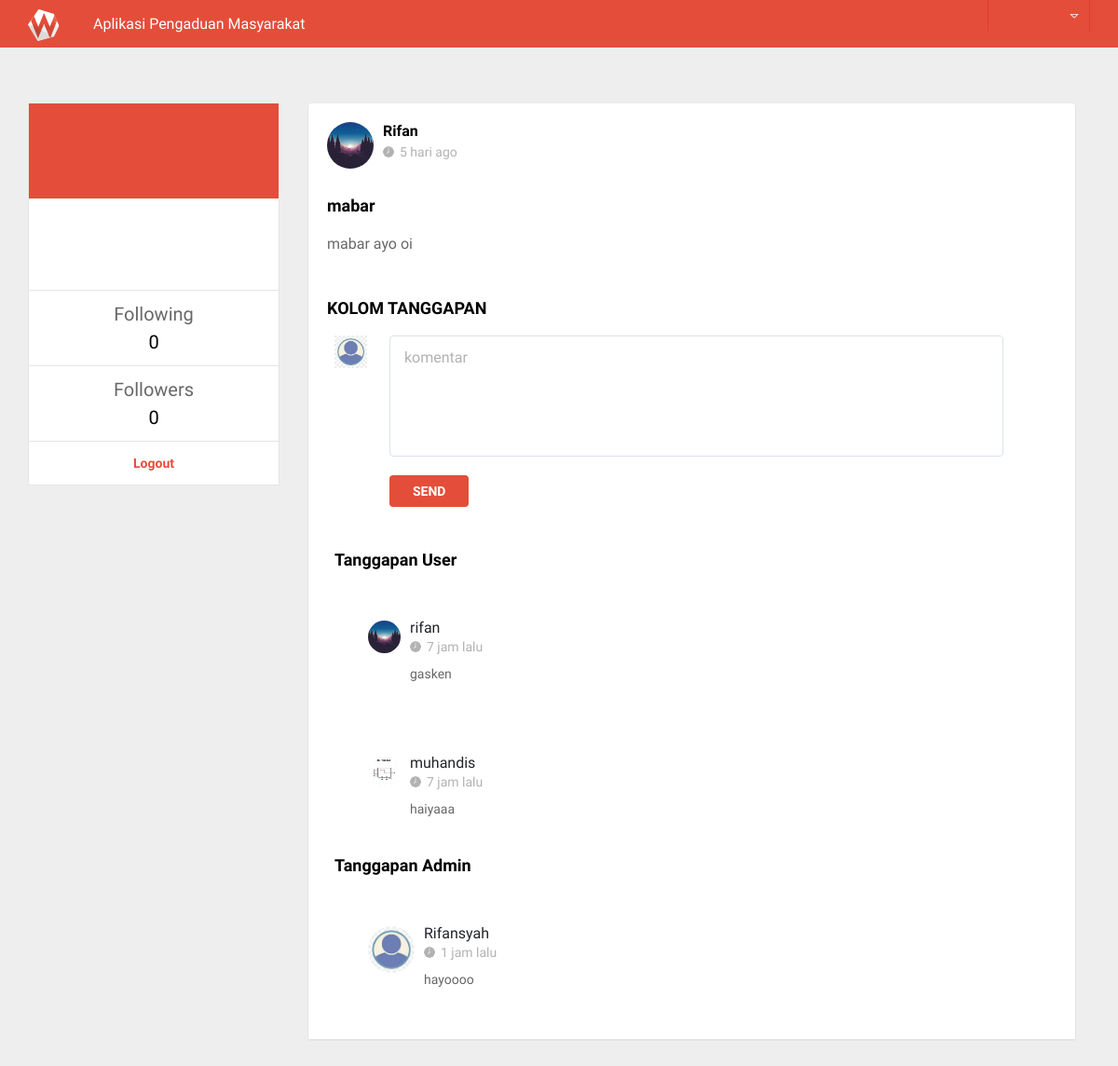
Page /tanggapan.php?id=24 on the committed database.
### tables this page shows
CREATE TABLE `tb_pengaduan` (
  `id_pengaduan` int(11) NOT NULL,
  `id_user` int(11) NOT NULL,
  `judul_pengaduan` text NOT NULL,
  `isi_pengaduan` varchar(50) NOT NULL,
  `gambar_pengaduan` varchar(255) NOT NULL,
  `tgl_pengaduan` datetime NOT NULL
);

CREATE TABLE `tb_user` (
  `id_user` int(11) NOT NULL,
  `kode` varchar(40) NOT NULL,
  `nama_user` varchar(50) NOT NULL,
  `pekerjaan` varchar(50) NOT NULL,
  `email` varchar(30) NOT NULL,
  `no_hp` varchar(30) NOT NULL,
  `foto` varchar(50) NOT NULL
);

CREATE TABLE `tb_tanggapan_user` (
  `id_tanggapan_user` int(11) NOT NULL,
  `id_user` int(11) NOT NULL,
  `id_pengaduan` int(11) NOT NULL,
  `isi_tanggapan_user` text NOT NULL,
  `tgl_tanggapan_user` timestamp NOT NULL DEFAULT current_timestamp() ON UPDATE current_timestamp()
);

CREATE TABLE `tb_tanggapan` (
  `id_tanggapan` int(11) NOT NULL,
  `id_admin` int(11) NOT NULL,
  `id_pengaduan` int(11) NOT NULL,
  `isi_tanggapan` text NOT NULL,
  `tgl_tanggapan` datetime NOT NULL DEFAULT current_timestamp()
);

### public/time.php (called while the page is built)
<?php
function TimeAgo ($oldTime, $date) {
$tz = 'Asia/Jakarta';
$dt = new DateTime("now", new DateTimeZone($tz));
$date = $dt->format('Y-m-d G:i:s');
$timeCalc = strtotime($date) - strtotime($oldTime);
if ($timeCalc >= (60*60*24*30*12*2)){
	$timeCalc = intval($timeCalc/60/60/24/30/12) . " tahun lalu";
	}else if ($timeCalc >= (60*60*24*30*12)){
		$timeCalc = intval($timeCalc/60/60/24/30/12) . " tahun lalu";
	}else if ($timeCalc >= (60*60*24*30*2)){
		$timeCalc = intval($timeCalc/60/60/24/30) . " bulan lalu";
	}else if ($timeCalc >= (60*60*24*30)){
		$timeCalc = intval($timeCalc/60/60/24/30) . " bulan ago";
	}else if ($timeCalc >= (60*60*24*2)){
		$timeCalc = intval($timeCalc/60/60/24) . " hari ago";
	}else if ($timeCalc >= (60*60*24)){
		$timeCalc = " Yesterday";
	}else if ($timeCalc >= (60*60*2)){
		$timeCalc = intval($timeCalc/60/60) . " jam lalu";
	}else if ($timeCalc >= (60*60)){
		$timeCalc = intval($timeCalc/60/60) . " jam lalu";
	}else if ($timeCalc >= 60*2){
		$timeCalc = intval($timeCalc/60) . " menit lalu";
	}else if ($timeCalc >= 60){
		$timeCalc = intval($timeCalc/60) . " menit lalu";
	}else if ($timeCalc > 5){
		$timeCalc .= " detik lalu";
	}else if ($timeCalc < 1){
		$timeCalc .= " Just Now";
	}
return $timeCalc;
}
?>

### public/tanggapan.php (the view, shortened to what this page needs)
<?php @session_start();
 include "header.php"; ?>
<main>
<div class="main-section">
<div class="container">
<div class="main-section-data">
<div class="row">
<div class="col-lg-3 col-md-4 pd-left-none no-pd">
	<div class="main-left-sidebar no-margin">
		<div class="user-data full-width">
            <?php include "sidebar.php"; ?>
        </div>
	</div>
</div>
<div class="col-lg-9 col-md-8 no-pd">
    <div class="main-ws-sec">
    <?php include "time.php";  ?>
    <?php
        $id = $_GET["id"];
			$a = $koneksi->query("SELECT tb_pengaduan.tgl_pengaduan,
				tb_pengaduan.judul_pengaduan,tb_pengaduan.isi_pengaduan,tb_pengaduan.id_pengaduan,tb_pengaduan.gambar_pengaduan,
				tb_pengaduan.id_user,tb_user.nama_user,tb_user.foto
				FROM(tb_pengaduan LEFT JOIN tb_user ON tb_pengaduan.id_user=
					tb_user.id_user) WHERE id_pengaduan = $id
				");
				$ta = $a->fetch_array();
			?>
    <div class="post-bar">
			<div class="post_topbar">
				<div class="usy-dt">
						<?php
							if ($ta["foto"] != "") {
								 echo "<img src='foto/".$ta["foto"]."' width='50' height='50'/>";
							} else {
								echo "<img src='../img/avatar.png' width='50' height='50'/>";
							}
						?>
						<div class="usy-name">
							<h3>
								<?php
									echo $ta["nama_user"];
								?>
							</h3>
							<span><img src="images/clock.png" alt="">
								<?php
								$date = $ta["tgl_pengaduan"];
								echo TimeAgo($date, date("Y-m-d H:i:s"));
								 ?>
						</span>
						</div>
					</div>
                </div>
				<div class="job_descp mt-3">
					<h3><?php echo $ta["judul_pengaduan"]; ?></h3>
					<p class="mb-5"><?php echo $ta["isi_pengaduan"] ?></p>
                    <div class="post-comment">
                        <h3>KOLOM TANGGAPAN</h3>
                        <div class="ml-2">
                            <?php
                            if(@$_SESSION["user"]){
                            if ($ta["foto"] != "") {
                                echo "<img src='foto/".$tampil["foto"]."' width='35' height='35'/>";
							}
                        }else{
                            echo "<img src='../img/avatar.png' width='35' height='35'/>";
                        }
						?>
                        <div class="post_comment_sec ml-4 mb-5">
                            <form action="" method="POST">
                                <textarea name="komen" placeholder="komentar" ></textarea>
                                <button type="submit" name="submit" value="submit">SEND</button>
                            </form>
						</div>
						<div>
							<h3>Tanggapan User</h3>
						</div>
						<?php
						$a_user = $koneksi->query("SELECT
						tb_tanggapan_user.id_tanggapan_user,
						tb_tanggapan_user.id_user,
						tb_pengaduan.id_pengaduan,
						tb_user.nama_user,
						tb_user.foto,
						tb_tanggapan_user.isi_tanggapan_user,
						tb_tanggapan_user.tgl_tanggapan_user
					FROM
						(
							tb_tanggapan_user
						LEFT JOIN tb_pengaduan ON tb_tanggapan_user.id_pengaduan = tb_pengaduan.id_pengaduan
						RIGHT JOIN tb_user ON tb_tanggapan_user.id_user = tb_user.id_user
						)
					WHERE
						tb_tanggapan_user.id_pengaduan = $id ");
						while($tb_user = $a_user->fetch_array()){ ?>
							<div class="post_topbar mb-2">
							<div class="usy-dt p-3">
								<?php
							   if ($ta["foto"] != "") {
                                echo "<img src='foto/".$tb_user["foto"]."' width='35' height='35'/>";
                        		}else{
                            	echo "<img src='../img/avatar.png' width='35' height='35'/>";
                        		}
								?>
								<div class="usy-name">
									<h4 class="mb-1">
										<?php
											echo $tb_user["nama_user"];
										?>
									</h4>
									<span>
										<img src="images/clock.png" alt="">
										<?php
										$date = $tb_user["tgl_tanggapan_user"];
										echo TimeAgo($date, date("Y-m-d H:i:s"));
										?>
									</span>
									<p class="mt-2"><?php echo $tb_user["isi_tanggapan_user"] ;?></p>
								</div>
							</div>
						</div>
							<?php } ?>
						<div class="pt-2">
							<h3>Tanggapan Admin</h3>
						</div>
						<?php
						$a_admin = $koneksi->query("SELECT  tb_tanggapan.id_tanggapan,
						tb_tanggapan.id_admin,tb_pengaduan.id_pengaduan,tb_admin.nama_admin,tb_tanggapan.isi_tanggapan,
						tb_tanggapan.tgl_tanggapan
						FROM(tb_tanggapan LEFT JOIN tb_pengaduan ON tb_tanggapan.id_pengaduan=
						tb_pengaduan.id_pengaduan
						 RIGHT JOIN tb_admin on tb_tanggapan.id_admin=tb_admin.id_admin) WHERE tb_tanggapan.id_pengaduan  = $id ");
						while($tb_admin = $a_admin->fetch_array()){ ?>
							<div class="post_topbar">
							<div class="usy-dt p-3">
								<?php
								echo "<img src='../img/avatar.png' width='50' height='50'/>";
								?>
								<div class="usy-name">
									<h4 class="mb-1">
										<?php
											echo $tb_admin["nama_admin"];
										?>
									</h4>
									<span>
										<img src="images/clock.png" alt="">
										<?php
										$date = $tb_admin["tgl_tanggapan"];
										echo TimeAgo($date, date("Y-m-d H:i:s"));
										?>
									</span>
									<p class="mt-2"><?php echo $tb_admin["isi_tanggapan"] ;?></p>
								</div>
							</div>
						</div>
							<?php } ?>
                        </div>
                    </div>
                </div>
			</div>
    </div>
</div>
</div>
</div>
</div>
</div>
</main>
<?php include "footer.php"; ?>

### public/css/responsive.css (style rules this page uses)
@media (max-width: 1200px) { .post_comment_sec { width: 85%; } }

### rows in the picture
tb_pengaduan: id_user.foto (picture), id_user.nama_user "Rifan", judul_pengaduan "mabar", isi_pengaduan "mabar ayo oi"
tb_tanggapan_user: id_user.foto (picture), id_user.nama_user "rifan", isi_tanggapan_user "gasken"
tb_tanggapan_user: id_user.foto (picture), id_user.nama_user "muhandis", isi_tanggapan_user "haiyaaa"
tb_tanggapan: id_admin.nama_admin "Rifansyah", isi_tanggapan "hayoooo"

### other values in the picture
$jum "0"
$jum2 "0"
